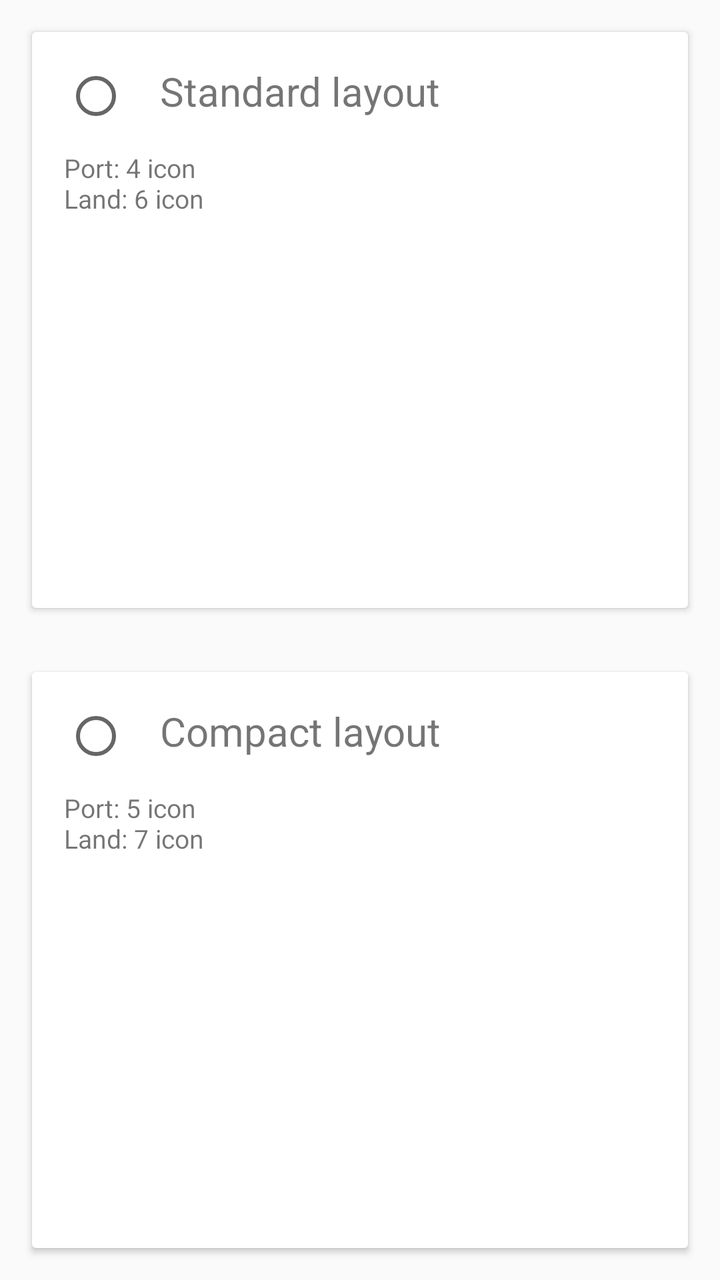
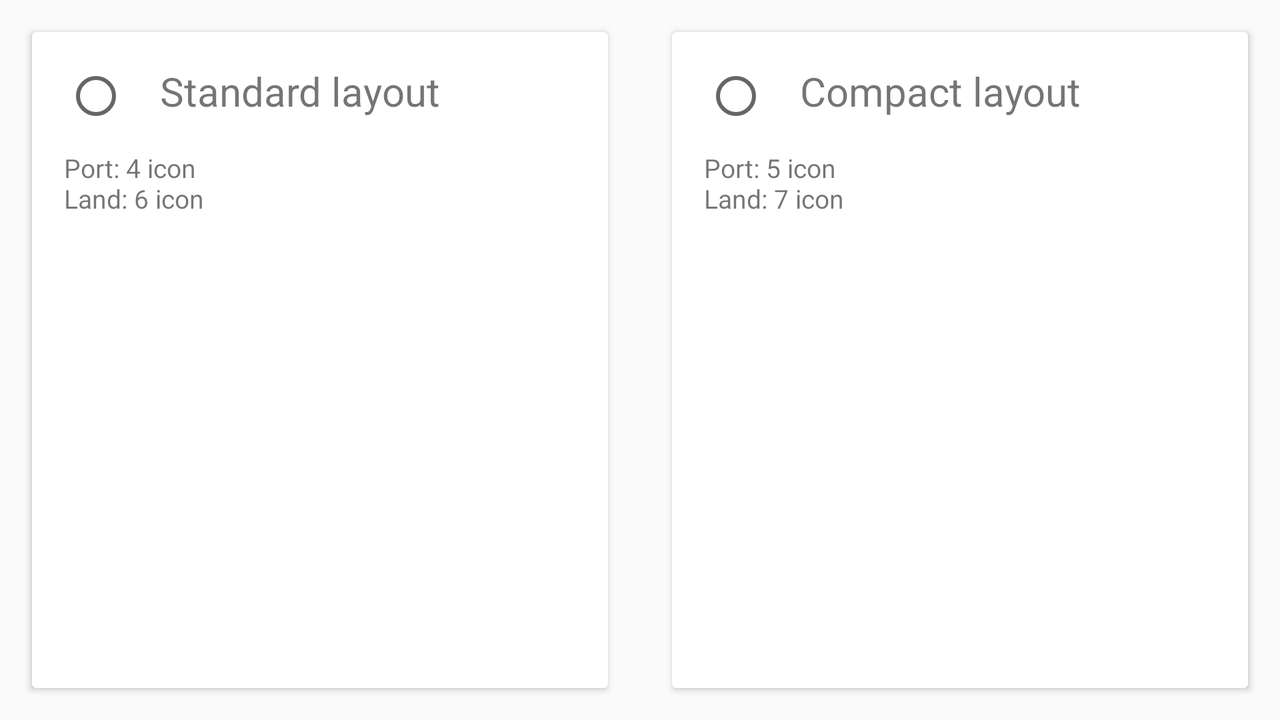

Compare how this app lays out the same screen by default and in its alternative resource folder. The renders come first, then the two layout files and the values they reference.
<!-- AndroidManifest.xml: application theme AppTheme.WhiteTheme -->
<!-- res/layout/welcome_choose_layout_settings_block_layout.xml -->
<?xml version="1.0" encoding="utf-8"?>
<LinearLayout xmlns:android="http://schemas.android.com/apk/res/android"
    android:layout_width="match_parent"
    android:layout_height="match_parent"
    android:orientation="vertical">

    <include layout="@layout/welcome_chose_layout_settings_content" />
</LinearLayout>
<!-- res/layout/welcome_chose_layout_settings_content.xml (included above) -->
<?xml version="1.0" encoding="utf-8"?>
<merge xmlns:android="http://schemas.android.com/apk/res/android"
    android:layout_width="match_parent"
    android:layout_height="match_parent">

    <android.support.v7.widget.CardView
        android:id="@+id/standard_layout_frame"
        android:layout_width="match_parent"
        android:layout_height="match_parent"
        android:layout_margin="@dimen/welcome_page_margin"
        android:layout_weight="1">

        <RelativeLayout
            android:layout_width="match_parent"
            android:layout_height="match_parent">

            <RadioButton
                android:id="@+id/standard_layout_radio"
                android:layout_width="wrap_content"
                android:layout_height="wrap_content"
                android:layout_margin="@dimen/welcome_page_margin" />

            <TextView
                android:id="@+id/chooser_stand_tv"
                android:layout_width="wrap_content"
                android:layout_height="wrap_content"
                android:layout_alignBaseline="@+id/standard_layout_radio"
                android:layout_marginBottom="@dimen/welcome_page_margin"
                android:layout_toEndOf="@+id/standard_layout_radio"
                android:layout_toRightOf="@+id/standard_layout_radio"
                android:text="@string/standard_layout_choose_text"
                android:textSize="@dimen/welcome_page_choose_layout_text_size" />

            <TextView
                android:layout_width="wrap_content"
                android:layout_height="wrap_content"
                android:layout_alignLeft="@id/standard_layout_radio"
                android:layout_alignStart="@id/standard_layout_radio"
                android:layout_below="@+id/chooser_stand_tv"
                android:ellipsize="marquee"
                android:text="@string/standard_layout_description_text"
                android:textSize="@dimen/welcome_page_layout_description_text_size" />
        </RelativeLayout>
    </android.support.v7.widget.CardView>

    <android.support.v7.widget.CardView
        android:id="@+id/compact_layout_frame"
        android:layout_width="match_parent"
        android:layout_height="match_parent"
        android:layout_margin="@dimen/welcome_page_margin"
        android:layout_weight="1">

        <RelativeLayout
            android:layout_width="match_parent"
            android:layout_height="match_parent">

            <RadioButton
                android:id="@+id/compact_layout_radio"
                android:layout_width="wrap_content"
                android:layout_height="wrap_content"
                android:layout_alignParentLeft="true"
                android:layout_alignParentStart="true"
                android:layout_alignParentTop="true"
                android:layout_margin="@dimen/welcome_page_margin" />

            <TextView
                android:id="@+id/chooser_compact_tv"
                android:layout_width="wrap_content"
                android:layout_height="wrap_content"
                android:layout_alignBaseline="@+id/compact_layout_radio"
                android:layout_marginBottom="@dimen/welcome_page_margin"
                android:layout_toEndOf="@+id/compact_layout_radio"
                android:layout_toRightOf="@+id/compact_layout_radio"
                android:ellipsize="marquee"
                android:singleLine="true"
                android:text="@string/compact_layout_choose_text"
                android:textSize="@dimen/welcome_page_choose_layout_text_size" />

            <TextView
                android:layout_width="wrap_content"
                android:layout_height="wrap_content"
                android:layout_alignLeft="@id/compact_layout_radio"
                android:layout_alignStart="@id/compact_layout_radio"
                android:layout_below="@+id/chooser_compact_tv"
                android:ellipsize="marquee"
                android:text="@string/compact_layout_description_text"
                android:textSize="@dimen/welcome_page_layout_description_text_size" />

        </RelativeLayout>
    </android.support.v7.widget.CardView>
</merge>
<!-- resources referenced by this layout -->
<resources>
  <dimen name="welcome_page_choose_layout_text_size">20sp</dimen>
  <dimen name="welcome_page_layout_description_text_size">13sp</dimen>
  <dimen name="welcome_page_margin">16dp</dimen>
  <string name="compact_layout_choose_text">Compact layout</string>
  <string name="compact_layout_description_text">Port: 5 icon\nLand: 7 icon</string>
  <string name="standard_layout_choose_text">Standard layout</string>
  <string name="standard_layout_description_text">Port: 4 icon\nLand: 6 icon</string>
  <style name="AppTheme.WhiteTheme" parent="AppTheme">
  
      </style>
  <style name="AppTheme" parent="Theme.AppCompat.Light.DarkActionBar">
          
          <item name="colorPrimary">@color/colorPrimary</item>
          <item name="colorPrimaryDark">@color/colorPrimaryDark</item>
          <item name="colorAccent">@color/colorAccent</item>
      </style>
  <color name="colorPrimary">#F44336</color>
  <color name="colorPrimaryDark">#B71C1C</color>
  <color name="colorAccent">#3F51B5</color>
</resources>
<!-- res/layout-land/welcome_choose_layout_settings_block_layout.xml (the repository's variant of the layout above) -->
<!-- drawn on the phone turned sideways -->
<?xml version="1.0" encoding="utf-8"?>
<LinearLayout xmlns:android="http://schemas.android.com/apk/res/android"
    android:layout_width="match_parent"
    android:layout_height="match_parent"
    android:orientation="horizontal">

    <include layout="@layout/welcome_chose_layout_settings_content" />
</LinearLayout>
